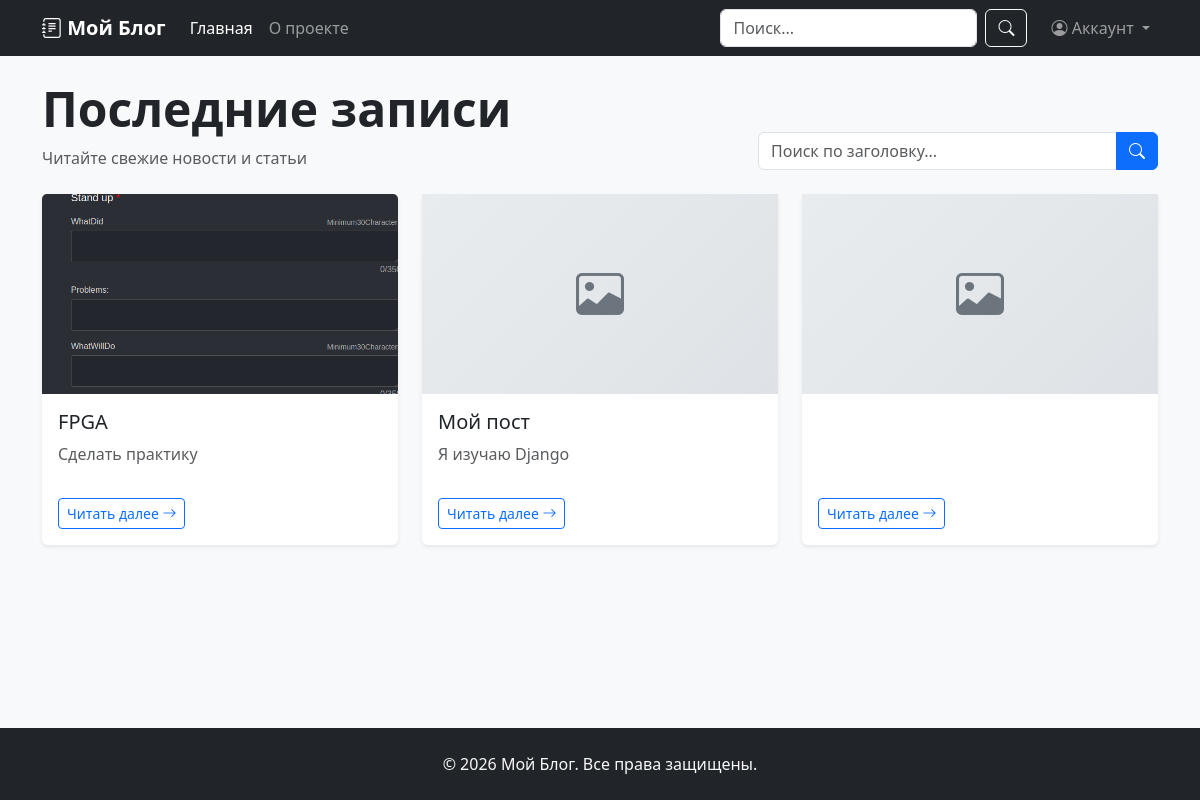
/, run on an earlier commit of the app's database.
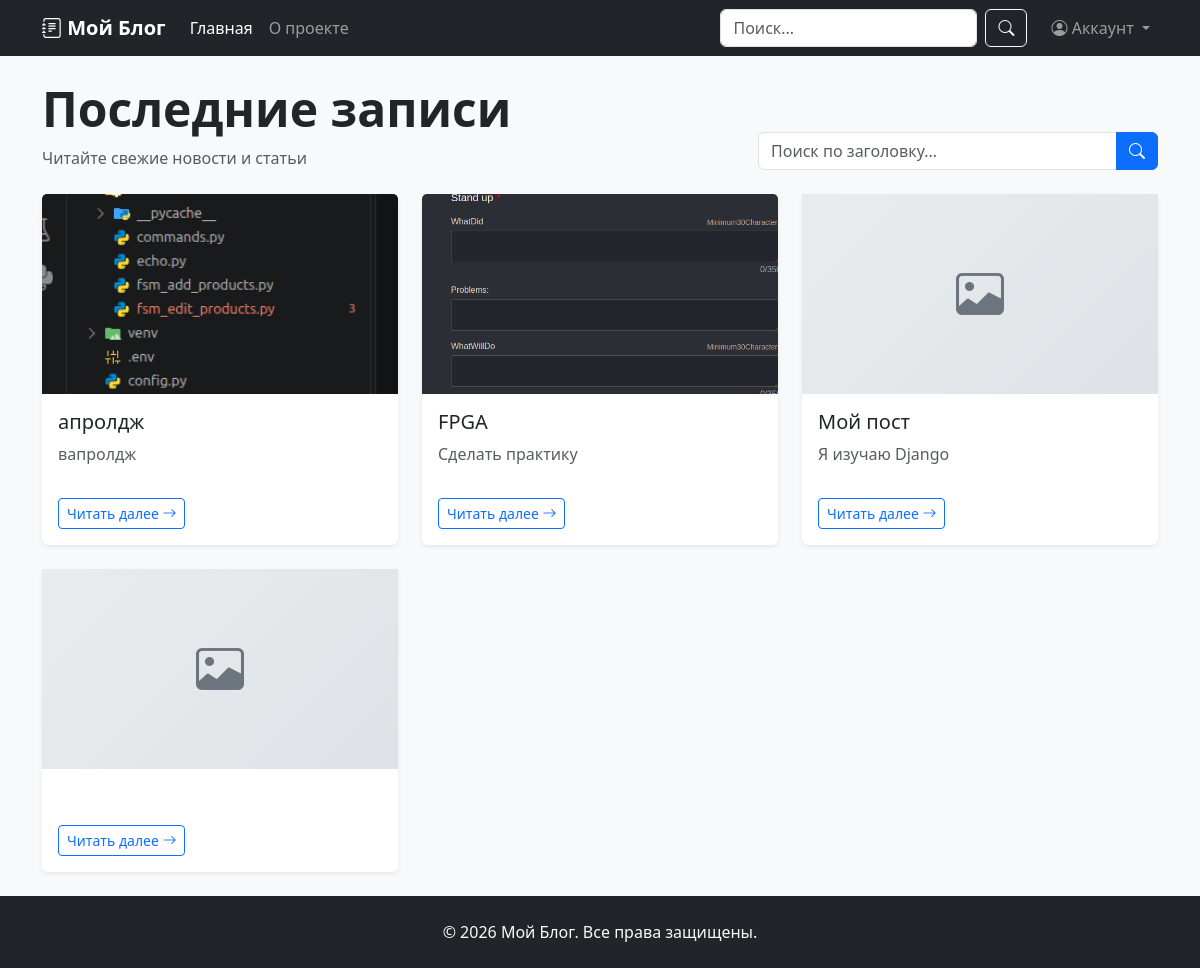
And on a later commit of the database.
### posts/models.py (models this page shows, shortened)
class Post(models.Model):
    title = models.CharField(max_length=100)
    description = models.CharField()
    is_active = models.BooleanField(default=True)
    image = models.ImageField(null=True, upload_to="posts")
    created_at = models.DateTimeField(auto_now_add=True)
    updated_at = models.DateTimeField(auto_now=True)
    category = models.ForeignKey(
        Category,
        on_delete=models.SET_NULL,
        null=True,
        blank=True,
        related_name="posts",
    )
    author = models.ForeignKey(
            User,
            on_delete=models.CASCADE,
            null=True,
            blank=True,
            related_name="posts",
        )

### posts/views.py (the view)
# urls.py: path("", views.PostListView.as_view(), name="post_list"),
class PostListView(ListView):
    model = Post
    template_name = "posts/list.html"
    context_object_name = "posts"
    def get_queryset(self):
        posts = Post.objects.order_by("-created_at", "-id")
        search = self.request.GET.get("search")
        if search:
            posts = posts.filter(description__icontains=search)
        return posts

### templates/posts/list.html (shortened to what this page needs)
{% extends 'base.html' %}
{% block content %}
<div class="row mb-4 align-items-end">
    <div class="col-md-6">
        <h1 class="display-5 fw-bold">Последние записи</h1>
        <p class="text-muted mb-0">Читайте свежие новости и статьи</p>
    </div>
    <div class="col-md-6">
        <form method="get" action="" class="d-flex justify-content-md-end">
            <div class="input-group" style="max-width: 400px;">
                <input
                    type="text"
                    name="search"
                    class="form-control"
                    placeholder="Поиск по заголовку..."
                    value="{{ request.GET.search }}"
                    aria-label="Поиск"
                >
                <button class="btn btn-primary" type="submit">
                    <i class="bi bi-search"></i>
                </button>
            </div>
        </form>
    </div>
</div>
{% if posts %}
<div class="row g-4">
    {% for post in posts %}
    <div class="col-md-6 col-lg-4">
        <div class="card h-100 shadow-sm">
            {% if post.image %}
                <img src="{{ post.image.url }}" class="card-img-top" alt="{{ post.title }}" style="height: 200px; object-fit: cover;">
            {% else %}
                <div class="post-img-placeholder">
                    <i class="bi bi-image"></i>
                </div>
            {% endif %}
            <div class="card-body d-flex flex-column">
                <h5 class="card-title">{{ post.title }}</h5>
                <p class="card-text text-muted flex-grow-1">
                    {{ post.description|truncatewords:20 }}
                </p>
                <div class="d-flex justify-content-between align-items-center mt-3">
                    <a href="{% url 'post_detail' post.id %}" class="btn btn-outline-primary btn-sm">
                        Читать далее <i class="bi bi-arrow-right"></i>
                    </a>
                </div>
            </div>
        </div>
    </div>
    {% endfor %}
</div>
{% endif %}
{% endblock %}

What changed in the data, as far as the page shows it:
added Post: image (picture), title "апролдж", description "вапролдж"
